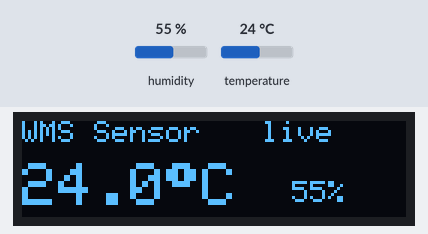
Simulated run of this sketch. Board: ESP32-S3. On the bench: 128×32 one-colour display. Inputs (shaded band) come from the test bench; at power-on: humidity 55 %, temperature 24 °C. WiFi joins after 1.5 s; servers stay silent unless stated; uploads are accepted with an empty reply; what the sketch prints to the serial monitor is not drawn.

Above: at 2.7 s.
2.8 s: humidity set to 22 %
At 3.9 s:
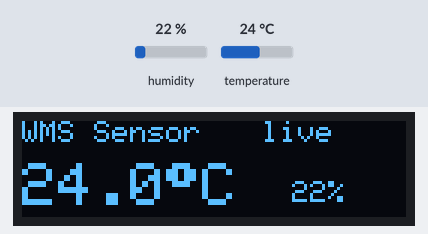
5.5 s: temperature set to 12 °C
At 6.0 s:
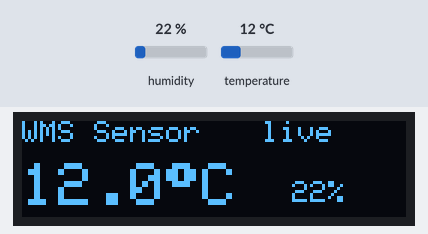
8.2 s: humidity set to 40 %
At 10.5 s:
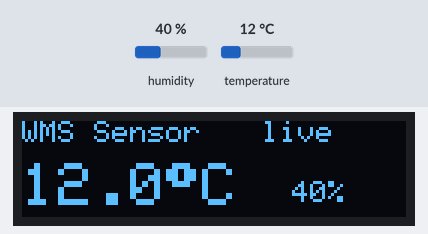
11.1 s: temperature set to 19 °C
At 32.6 s:
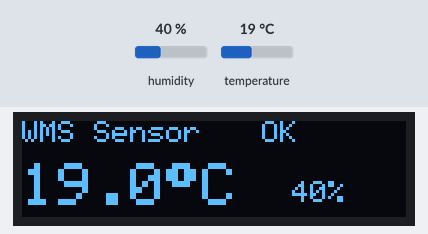
Timing chart, 0 to 33.5 s (numbered marks = the images above; inputs shaded):
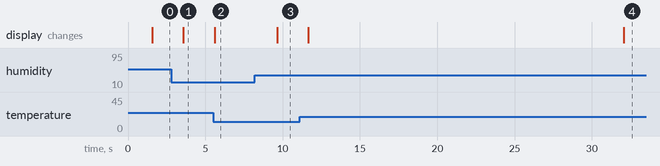

Measured:
- after the input at 2.8 s, the display: changes after 0.78 s (image 1)
- after the input at 5.5 s, the display: changes after 0.10 s (image 2)
- after the input at 8.2 s, the display: changes after 1.4 s (image 3)
- after the input at 11.1 s, the display: first changes after 0.56 s (image 4 shows a later state)

The sketch:

esp32_dht21.ino
```cpp
/*
 * WMS IoT — Harorat/Namlik sensori
 * Apparat: ESP32-S3-DevKitC-1 + DHT-21 (AM2301) + SSD1306 OLED (0.91", 128x32)
 *
 * Vazifa: DHT-21'dan harorat/namlik o'qish → OLED'da ko'rsatish →
 *         WMS backend'ga HTTP POST yuborish (/api/v1/sensors/ingest).
 *
 * Kutubxonalar (Arduino Library Manager):
 *   - DHT sensor library (Adafruit)
 *   - Adafruit Unified Sensor
 *   - Adafruit SSD1306 + Adafruit GFX
 *
 * Ulanish:
 *   DHT-21 DATA -> GPIO 4   (10k pull-up DATA<->3V3)
 *   OLED SDA    -> GPIO 8   (S3 default I2C SDA)
 *   OLED SCL    -> GPIO 9   (S3 default I2C SCL)
 *   Hammasi 3V3 + GND
 */

#include <WiFi.h>
#include <HTTPClient.h>
#include <Wire.h>
#include <Adafruit_GFX.h>
#include <Adafruit_SSD1306.h>
#include <DHT.h>

// ─── SOZLAMALAR (o'zgartiring) ──────────────────────────────────────────────
const char* WIFI_SSID     = "Perfectum 2.4G";
const char* WIFI_PASS     = "12345678";
const char* WMS_URL       = "http://192.168.0.105:8000/api/v1/sensors/ingest";
const char* DEVICE_KEY    = "esp32-gp-001";   // WMS'da sensor yaratganda kiritilgan key
const unsigned long INTERVAL_MS = 30000;       // 30 soniyada bir yuborish
const bool TEST_MODE = false;                  // production: faqat real DHT qiymati yuboriladi

// ─── Pinlar ─────────────────────────────────────────────────────────────────
#define DHTPIN   4
#define DHTTYPE  DHT21
#define SDA_PIN  8
#define SCL_PIN  9
#define OLED_W   128
#define OLED_H   32
#define OLED_ADDR 0x3C

DHT dht(DHTPIN, DHTTYPE);
Adafruit_SSD1306 display(OLED_W, OLED_H, &Wire, -1);

unsigned long lastSend = 0;

void showOled(float t, float h, const char* status) {
  display.clearDisplay();
  display.setTextColor(SSD1306_WHITE);
  display.setTextSize(1);
  display.setCursor(0, 0);
  display.print("WMS Sensor");
  display.setCursor(80, 0);
  display.print(status);
  display.setTextSize(2);
  display.setCursor(0, 14);
  if (isnan(t)) display.print("--");
  else { display.print(t, 1); display.print((char)247); display.print("C"); }
  display.setTextSize(1);
  display.setCursor(90, 20);
  if (!isnan(h)) { display.print(h, 0); display.print("%"); }
  display.display();
}

void connectWifi() {
  WiFi.mode(WIFI_STA);
  WiFi.begin(WIFI_SSID, WIFI_PASS);
  int tries = 0;
  while (WiFi.status() != WL_CONNECTED && tries++ < 40) {
    delay(250);
  }
}

void setup() {
  Serial.begin(115200);
  Wire.begin(SDA_PIN, SCL_PIN);
  dht.begin();
  if (!display.begin(SSD1306_SWITCHCAPVCC, OLED_ADDR)) {
    Serial.println("OLED topilmadi");
  }
  display.clearDisplay();
  display.setTextColor(SSD1306_WHITE);
  display.setCursor(0, 0);
  display.print("Ulanmoqda...");
  display.display();
  connectWifi();
}

void loop() {
  if (WiFi.status() != WL_CONNECTED) connectWifi();

  float t = dht.readTemperature();
  float h = dht.readHumidity();

  // ── Diagnostika: har siklda holatni Serial'ga chiqaramiz ──
  bool wifiOk = (WiFi.status() == WL_CONNECTED);
  Serial.printf("[diag] WiFi=%s IP=%s | DHT t=%.1f h=%.1f %s\n",
                wifiOk ? "OK" : "NO",
                wifiOk ? WiFi.localIP().toString().c_str() : "-",
                t, h,
                (isnan(t) || isnan(h)) ? "(DHT o'qilmadi — sim/pull-up tekshiring)" : "");

  // TEST rejimi: DHT o'qilmasa fake qiymat (99.9/99) — tarmoqni tekshirish uchun
  float tSend = isnan(t) ? (TEST_MODE ? 99.9 : t) : t;
  float hSend = isnan(h) ? (TEST_MODE ? 99.0 : h) : h;

  unsigned long now = millis();
  if (now - lastSend >= INTERVAL_MS && !isnan(tSend) && !isnan(hSend)) {
    lastSend = now;
    t = tSend; h = hSend;
    const char* status = "...";
    if (WiFi.status() == WL_CONNECTED) {
      HTTPClient http;
      http.begin(WMS_URL);
      http.addHeader("Content-Type", "application/json");
      String body = String("{\"device_key\":\"") + DEVICE_KEY +
                    "\",\"temperature\":" + String(t, 1) +
                    ",\"humidity\":" + String(h, 1) + "}";
      int code = http.POST(body);
      status = (code == 200) ? "OK" : "ERR";
      Serial.printf("POST %d: %s\n", code, body.c_str());
      http.end();
    } else {
      status = "NoWiFi";
    }
    showOled(t, h, status);
  } else {
    showOled(t, h, WiFi.status() == WL_CONNECTED ? "live" : "NoWiFi");
  }
  delay(2000);
}
```
